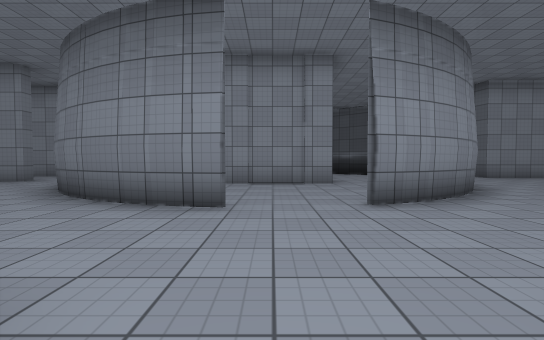
view 1 (above)

21 first-person views from a walk through a scene from a Unity 3-D project. The camera is 1.2 m above the floor, tilts 2° down and sees 85° across. The floor is counted in squares, 2 m on a side. Each view is taken from the middle of a square. On the plan, view 1 faces up. The plan holds only what a view shows up to about 9 squares ahead; the rest is blank. The place goes on beyond the plan. The player character is not drawn. Some animated figures are not drawn. Surface patterns are stand-ins for the level's own textures.

view 2
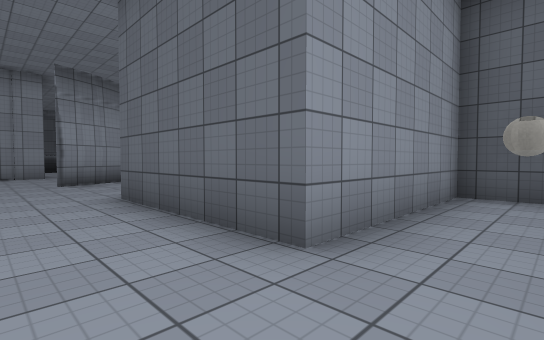

view 3
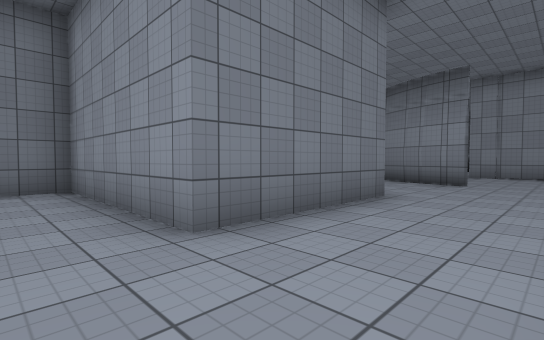

view 4
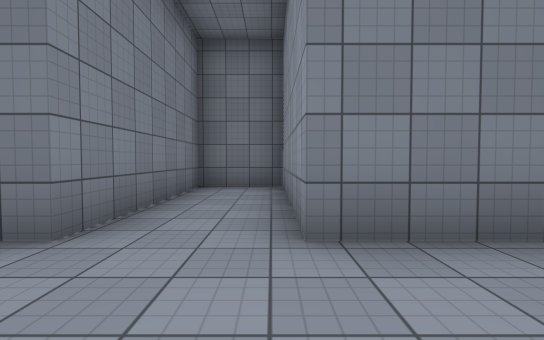

view 5
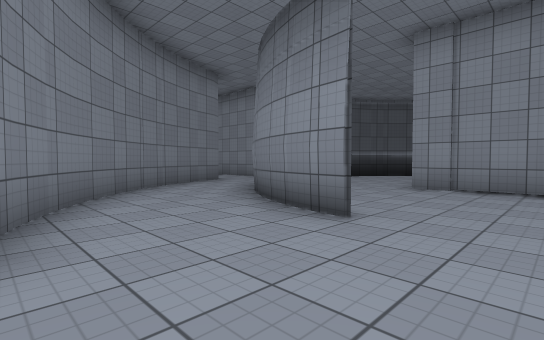

view 6
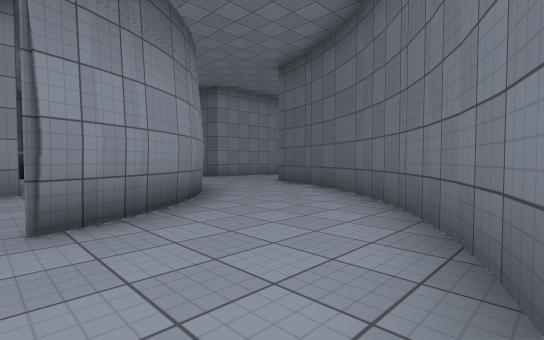

view 7
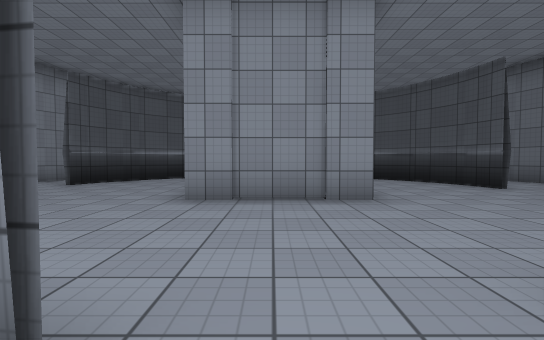

view 8
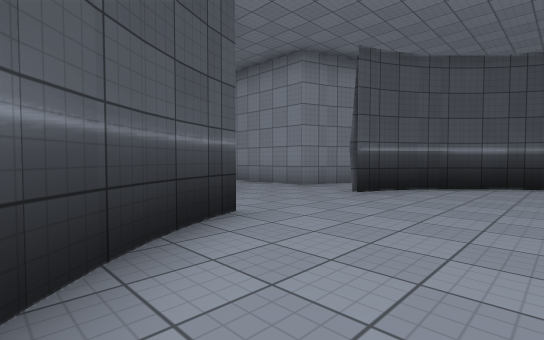

view 9
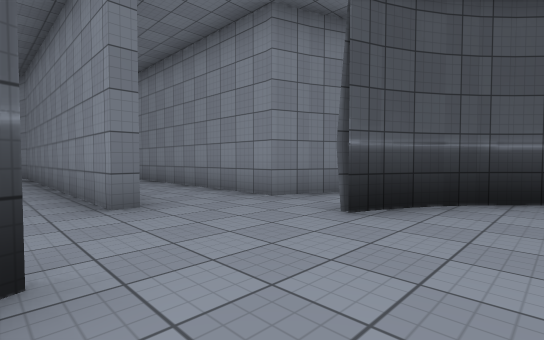

view 10
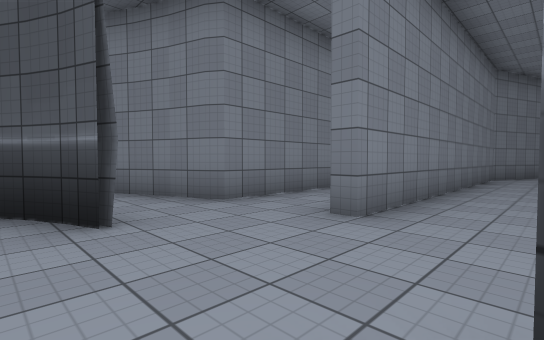

view 11
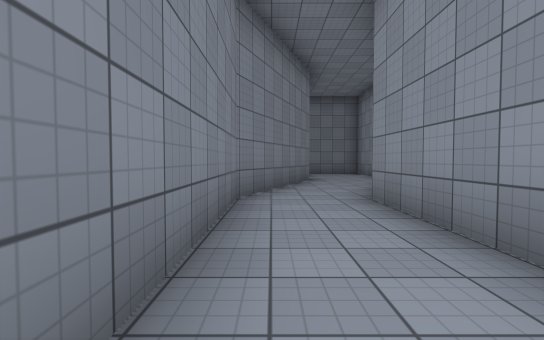

view 12
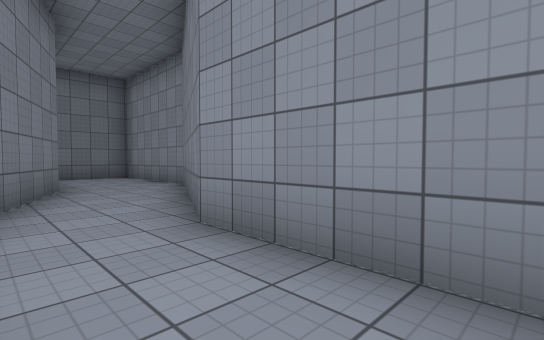

view 13
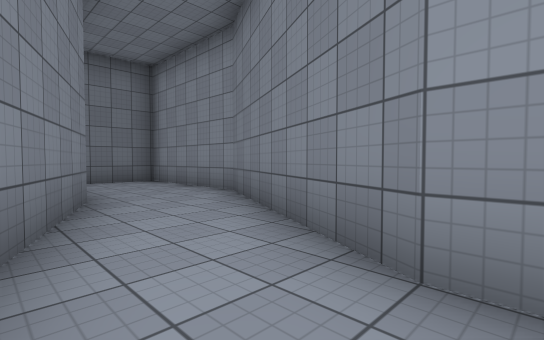

view 14
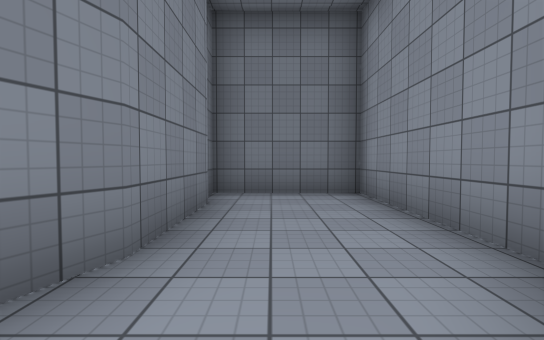

view 15
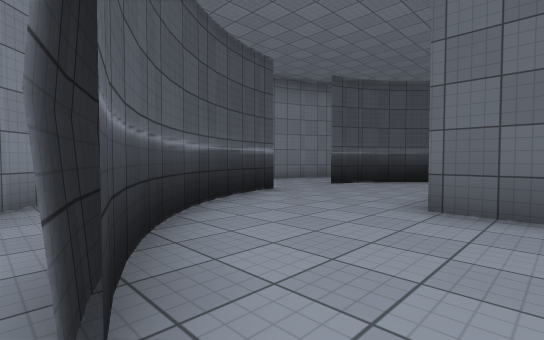

view 16
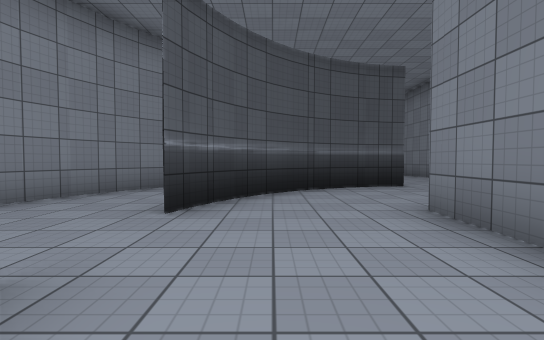

view 17
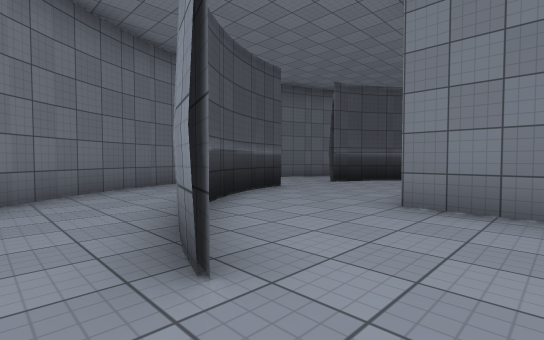

view 18
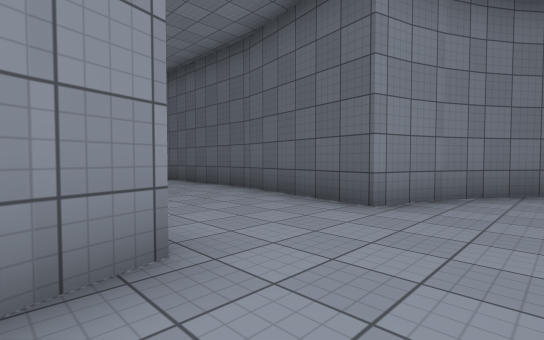

view 19
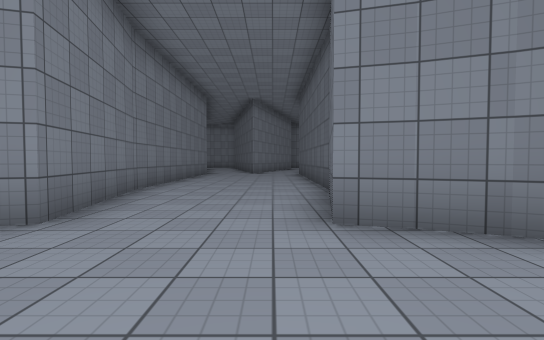

view 20
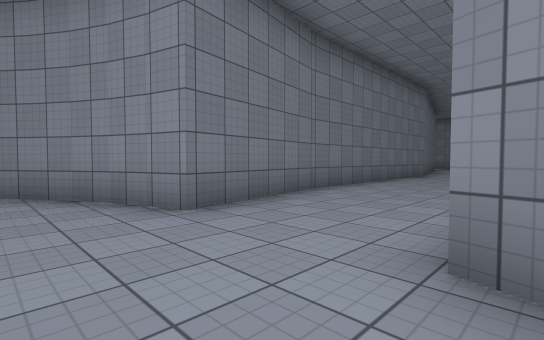

view 21
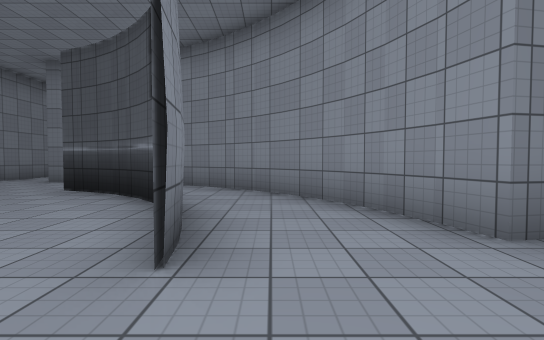

### Floor plan
Key: @ floor where view 1 was taken; # wall or solid block; . floor.
Columns run from 23 left of view 1 to 7 right of it. Each row starts with its distance up from view 1.
 22                      #....
 21                      #....
 20                      #....
 19                      #....
 18                      #...#
 17                      #...#
 16                     ##...##
 15                    ##......##
 14                   #.........##
 13 ######           #..###..##..#
 12 #.....##        ##.##.....##..#
 11 #.......#########.##.......#..#
 10 #####.............#...###..##.#
  9      ###..............###......
  8        ##########.....###......
  7               .....#.......#...
  6              ####..#.......#..#
  5                 ##.##....###..#
  4                  #..###..#...##
  3                  ##..........#
  2                   ##.......##
  1                    ###...###
  0                       .@.#
 -1                       ...#
 -2                  #####...#####
 -3                  #...........#
 -4                  #...........#
 -5                  #####.

Where each view was taken, in squares from view 1:
view 1: 0 up, 0 right, facing up
view 2: 4 down, 0 right, facing up-right
view 3: 4 down, 1 right, facing up-left
view 4: 3 down, 1 right, facing left
view 5: 1 up, 1 right, facing up-left
view 6: 1 up, 1 right, facing up-right
view 7: 3 up, 0 right, facing up
view 8: 5 up, 2 left, facing up-left
view 9: 7 up, 3 left, facing up-left
view 10: 10 up, 4 left, facing down-left
view 11: 9 up, 10 left, facing left
view 12: 9 up, 12 left, facing up-left
view 13: 9 up, 14 left, facing up-left
view 14: 11 up, 17 left, facing left
view 15: 9 up, 5 left, facing up-right
view 16: 12 up, 2 left, facing right
view 17: 14 up, 0 right, facing down-right
view 18: 14 up, 2 left, facing up-right
view 19: 13 up, 1 right, facing up
view 20: 14 up, 2 right, facing up-left
view 21: 14 up, 1 right, facing left
